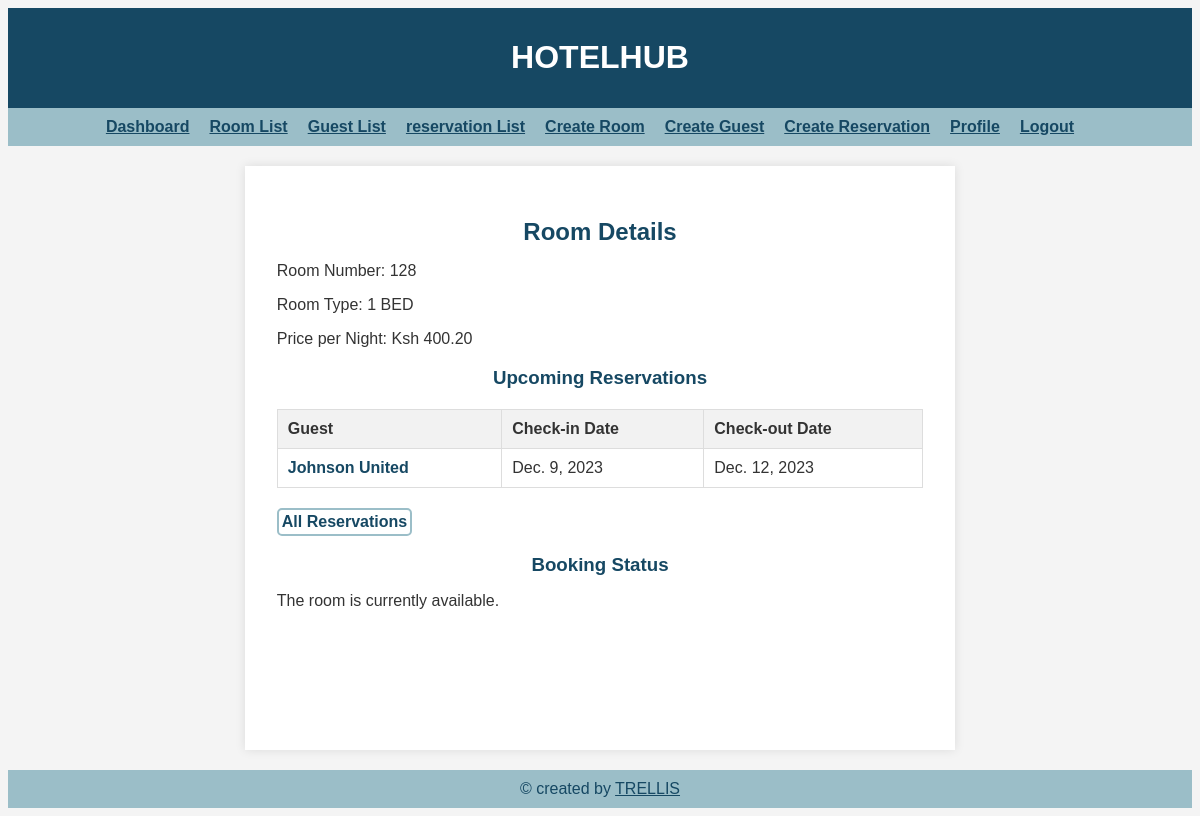
Page /rooms/5/ (signed in) on the committed database.
### room/models.py (models this page shows, shortened)
class Room(models.Model):
    room_number = models.CharField(max_length=10, unique=True)
    room_type = models.CharField(max_length=50)
    price_per_night = models.DecimalField(max_digits=8, decimal_places=2)
    def is_booked_now(self):
        now = timezone.now()
        reservations = self.reservation_set.all()
        return any(
            timezone.make_aware(timezone.datetime.combine(reservation.check_in_date, time(12, 0, 0)),
                                timezone.get_current_timezone()) <= now <=
            timezone.make_aware(timezone.datetime.combine(reservation.check_out_date, time(12, 0, 0)),
                                timezone.get_current_timezone())
            for reservation in reservations
        )
    class Meta:
        db_table = 'room_room'

### main/models.py (models this page shows, shortened)
class Reservation(models.Model):
    room = models.ForeignKey('room.Room', on_delete=models.CASCADE)
    guest = models.ForeignKey('guest.Guest', on_delete=models.CASCADE)
    additional = models.TextField(null=True, blank=True)
    check_in_date = models.DateField()
    check_out_date = models.DateField()

### guest/models.py (models this page shows, shortened)
class Guest(models.Model):
    first_name = models.CharField(max_length=50)
    last_name = models.CharField(max_length=50)
    email = models.EmailField(unique=True)
    phone_number = models.CharField(max_length=15)
    government_id = models.CharField(max_length=15)
    address = models.TextField(max_length=200)

### room/views.py (the view)
# urls.py: path('rooms/<int:pk>/', RoomDetailView.as_view(), name='room_detail'),
class RoomDetailView(LoginRequiredMixin, View):
    def get(self, request, pk):
        room = get_object_or_404(Room, pk=pk)
        current_datetime = timezone.now()
        reservations = room.reservation_set.filter(check_in_date__gte=current_datetime.date()).order_by('check_in_date')
        return render(request, 'room_detail.html', {'room': room, 'reservations': reservations, })

### room/templates/room_detail.html (shortened to what this page needs)
{% extends 'base.html' %}
{% block content %}
  <h2 class="titlex">Room Details</h2>
  <p>Room Number: {{ room.room_number }}</p>
  <p>Room Type: {{ room.room_type }}</p>
  <p>Price per Night: Ksh {{ room.price_per_night }}</p>
  <h3 class="titlex">Upcoming Reservations</h3>
  <table>
    <thead>
      <tr>
        <th>Guest</th>
        <th>Check-in Date</th>
        <th>Check-out Date</th>
      </tr>
    </thead>
    <tbody>
      {% for reservation in reservations %}
        <tr>
          <td><a href="{% url 'guest_detail' reservation.guest.pk %}">{{ reservation.guest.first_name }} {{ reservation.guest.last_name }}</a></td>
          <td>{{ reservation.check_in_date }}</td>
          <td>{{ reservation.check_out_date }}</td>
        </tr>
      {% endfor %}
    </tbody>
  </table>
  <a class="linkx" href="{% url 'reservation_list'  %}?room_number={{ room.room_number }}">All Reservations</a>
  <h3 class="titlex">Booking Status</h3>
  {% if room.is_booked_now %}
    <p>The room is currently booked.</p>
  {% else %}
    <p>The room is currently available.</p>
  {% endif %}
{% endblock content %}

### main/static/styles.css (style rules this page uses)
:root { --primary-color: #164863; --secondary-color: #9BBEC8; }
body { font-family: 'Arial', sans-serif; background-color: #f4f4f4; color: #333; display: flex; flex-direction: column; min-height: 100vh; }
.titlex { color: var(--primary-color); margin-bottom: 10px; text-align: center; }
p { margin-bottom: 8px; }
.linkx { color: var(--primary-color); text-decoration: none; font-weight: bold; display: inline-block; margin-top: 20px; padding: 3px 3px; border-radius: 5px; border:2px solid var(--secondary-color); }
table { width: 100%; border-collapse: collapse; margin-top: 20px; }
th, td { border: 1px solid #ddd; padding: 10px; text-align: left; }
thead { background-color: #f2f2f2; }
td a { text-decoration: none; color: var(--primary-color); font-weight: bold; }

### rows in the picture
Room: room_number "128", room_type "1 BED", price_per_night "400.20"
Reservation: guest.first_name "Johnson", guest.last_name "United", check_in_date "Dec. 9, 2023", check_out_date "Dec. 12, 2023"
